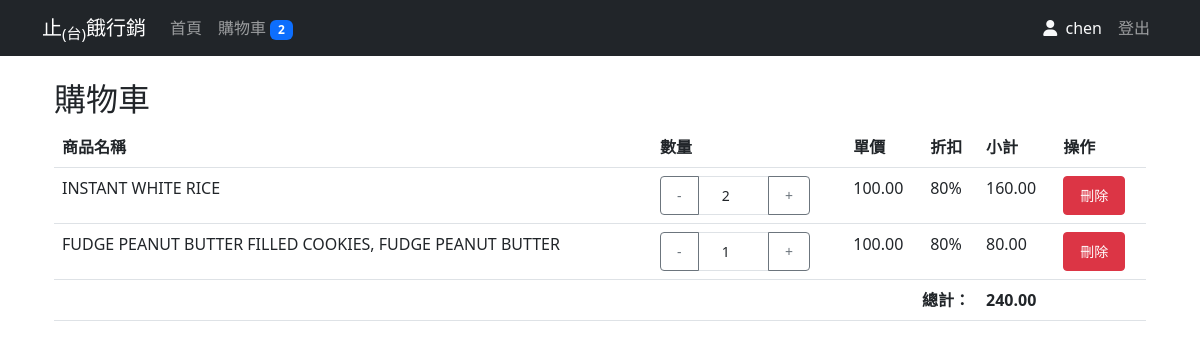
Screenshot of /cart (signed in) with the database file from the repository.
### app.py (models this page shows, shortened)
class User(UserMixin, db.Model):
    id = db.Column(db.Integer, primary_key=True)
    username = db.Column(db.String(80), unique=True, nullable=False)
    email = db.Column(db.String(120), unique=True, nullable=False)
    password_hash = db.Column(db.String(128))
    is_store = db.Column(db.Boolean, default=False)
    gender = db.Column(db.String(1))  # 'M' or 'F'
    birthdate = db.Column(db.Date)

class CartItem(db.Model):
    id = db.Column(db.Integer, primary_key=True)
    user_id = db.Column(db.Integer, db.ForeignKey('user.id'), nullable=False)
    product_id = db.Column(db.Integer, db.ForeignKey('product.id'), nullable=False)
    quantity = db.Column(db.Integer, default=1)
    added_at = db.Column(db.DateTime, default=datetime.utcnow)
    user = db.relationship('User', backref=db.backref('cart_items', lazy=True))
    product = db.relationship('Product', backref=db.backref('cart_items', lazy=True))

class Product(db.Model):
    id = db.Column(db.Integer, primary_key=True)
    name = db.Column(db.String(100), nullable=False)
    description = db.Column(db.String(200))
    quantity = db.Column(db.Integer, nullable=False)
    address = db.Column(db.String(200), nullable=False)
    latitude = db.Column(db.Float)
    longitude = db.Column(db.Float)
    expiry_date = db.Column(db.DateTime, nullable=False)
    original_price = db.Column(db.Float, nullable=False)
    discount_rate = db.Column(db.Float, nullable=False)
    nutrition_info = db.Column(db.JSON)
    store_id = db.Column(db.Integer, db.ForeignKey('user.id'), nullable=False)
    store = db.relationship('User', backref=db.backref('products', lazy=True))
    cart_count = db.Column(db.Integer, default=0)  # 新增：追蹤購物車數量

### app.py (the view)
@app.route('/cart')
@login_required
def view_cart():
    if current_user.is_store:
        return redirect(url_for('index'))
    cart_items = CartItem.query.filter_by(user_id=current_user.id).all()
    total_price = sum(item.product.original_price * item.product.discount_rate * item.quantity
                     for item in cart_items)
    return render_template('cart.html', cart_items=cart_items, total_price=total_price)

### app.py (called while the page is built)
@login_manager.user_loader
def load_user(user_id):
    return User.query.get(int(user_id))

### templates/cart.html (shortened to what this page needs)
{% extends "base.html" %}
{% block content %}
<div class="container mt-4">
    <h2>購物車</h2>
    {% if cart_items %}
        <div class="table-responsive">
            <table class="table">
                <thead>
                    <tr>
                        <th>商品名稱</th>
                        <th>數量</th>
                        <th>單價</th>
                        <th>折扣</th>
                        <th>小計</th>
                        <th>操作</th>
                    </tr>
                </thead>
                <tbody>
                    {% for item in cart_items %}
                    <tr>
                        <td>{{ item.product.name }}</td>
                        <td>
                            <div class="input-group" style="max-width: 150px;">
                                <button class="btn btn-outline-secondary btn-sm" onclick="updateQuantity({{ item.id }}, -1)">-</button>
                                <input type="number" class="form-control form-control-sm text-center" value="{{ item.quantity }}" min="1" id="quantity-{{ item.id }}" readonly>
                                <button class="btn btn-outline-secondary btn-sm" onclick="updateQuantity({{ item.id }}, 1)">+</button>
                            </div>
                        </td>
                        <td>{{ "%.2f"|format(item.product.original_price) }}</td>
                        <td>{{ "%.0f"|format(item.product.discount_rate * 100) }}%</td>
                        <td>{{ "%.2f"|format(item.product.original_price * item.product.discount_rate * item.quantity) }}</td>
                        <td>
                            <button class="btn btn-danger btn-sm" onclick="removeFromCart({{ item.id }})">刪除</button>
                        </td>
                    </tr>
                    {% endfor %}
                </tbody>
                <tfoot>
                    <tr>
                        <td colspan="4" class="text-end"><strong>總計：</strong></td>
                        <td><strong>{{ "%.2f"|format(total_price) }}</strong></td>
                        <td></td>
                    </tr>
                </tfoot>
            </table>
        </div>
    {% else %}
        <div class="alert alert-info">
            您的購物車是空的
        </div>
    {% endif %}
</div>
{% endblock %}

### templates/base.html (shortened to what this page needs)
<!DOCTYPE html>
<html lang="zh-TW">
<head>
    <link href="https://cdn.jsdelivr.net/npm/bootstrap@5.3.0/dist/css/bootstrap.min.css" rel="stylesheet">
    <link rel="stylesheet" href="https://cdnjs.cloudflare.com/ajax/libs/font-awesome/6.0.0/css/all.min.css">
    <link rel="stylesheet" href="https://unpkg.com/leaflet@1.9.4/dist/leaflet.css">
</head>
<body>
    <nav class="navbar navbar-expand-lg navbar-dark bg-dark">
        <div class="container">
            <a class="navbar-brand" href="{{ url_for('index') }}">止<sub>(台)</sub>餓行銷</a>
            <div class="collapse navbar-collapse" id="navbarNav">
                <ul class="navbar-nav me-auto">
                    <li class="nav-item">
                        <a class="nav-link" href="{{ url_for('index') }}">首頁</a>
                    </li>
                    {% if current_user.is_authenticated %}
                        {% if current_user.is_store %}
                        <li class="nav-item">
                            <a class="nav-link" href="{{ url_for('add_product') }}">新增商品</a>
                        </li>
                        {% else %}
                        <li class="nav-item">
                            <a class="nav-link" href="{{ url_for('view_cart') }}">
                                購物車
                                {% if current_user.cart_items %}
                                <span class="badge bg-primary" id="cart-count">{{ current_user.cart_items|length }}</span>
                                {% endif %}
                            </a>
                        </li>
                        {% endif %}
                    {% endif %}
                </ul>
                <ul class="navbar-nav">
                    {% if current_user.is_authenticated %}
                    <li class="nav-item">
                        <span class="nav-link text-light">
                            <i class="fas fa-user me-1"></i>
                            {{ current_user.username }}
                        </span>
                    </li>
                    <li class="nav-item">
                        <a class="nav-link" href="{{ url_for('logout') }}">登出</a>
                    </li>
                    {% endif %}
                </ul>
            </div>
        </div>
    </nav>
    <div class="container mt-4">
        {% block content %}{% endblock %}
    </div>
</body>
</html>

### templates/base.html (style rules this page uses)
.btn { display: inline-flex; align-items: center; justify-content: center; gap: 0.5rem; padding: 0.5rem 1rem; }

### rows the page displays
User: username "chen"
CartItem: product.name "INSTANT WHITE RICE", quantity "2"
Product: product.original_price "100.00", item.product.discount_rate*100 "80", product "160.00"
CartItem: product.name "FUDGE PEANUT BUTTER FILLED COOKIES, FUDGE PEANUT BUTTER", quantity "1"
Product: product.original_price "100.00", item.product.discount_rate*100 "80", product "80.00"

### other values shown
{{ current_user.cart_items|length }} "2"
{{ "%.2f"|format(total_price) }} "240.00"
